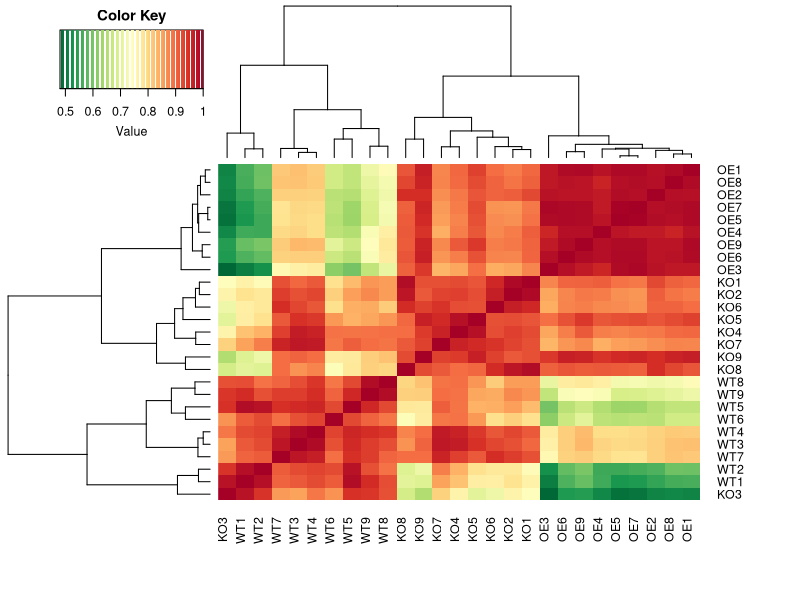

The R script that drew this image: (Note: this script raises an error after producing the figure.)
# 运行前，请在Rstudio中菜单栏选择“Session - Set work directory -- Choose directory”，弹窗选择之前分析目录中的result文件夹

# # 安装相关软件包，如果末安装改为TRUE运行即可安装
# if (FALSE){
#   source("https://bioconductor.org/biocLite.R")
#   biocLite(c("ggplot2","vegan"))
# }
# 
# # 加载相关软件包
# library("ggplot2")
# library("vegan")

# 读入实验设计
design = read.table("design.txt", header=T, row.names= 1, sep="\t") 

# 读取OTU表
otu_table = read.delim("otu_table.txt", row.names= 1,  header=T, sep="\t")

# 过滤数据并排序
idx = rownames(design) %in% colnames(otu_table) 
sub_design = design[idx,]
count = otu_table[, rownames(sub_design)]

# 转换原始数据为百分比
norm = t(t(count)/colSums(count,na=T)) * 100 # normalization to total 100

# 计算所有样品间相关系数
sim=cor(norm,method="pearson")

# 使用热图可视化，并保存为8x8英寸的PDF
library("gplots")
library("RColorBrewer")
png(file=paste("heat_cor_samples.png", sep=""), height = 8, width = 8, units = "in", res = 300)

#pdf(file=paste("heat_cor_samples.pdf", sep=""), height = 8, width = 8)
heatmap.2(sim, Rowv=TRUE, Colv=TRUE, dendrogram='both', trace='none', margins=c(6,6), col=rev(colorRampPalette(brewer.pal(11, "RdYlGn"))(256)),density.info="none") 
dev.off()



# 使用edgeR统计组间差异OTU，以OE vs WT为例

library(edgeR)
# create DGE list
d = DGEList(counts=count, group=sub_design$genotype)
d = calcNormFactors(d)

# 生成实验设计矩阵
design.mat = model.matrix(~ 0 + d$samples$group)
colnames(design.mat)=levels(design$genotype)
d2 = estimateGLMCommonDisp(d, design.mat)
d2 = estimateGLMTagwiseDisp(d2, design.mat)
fit = glmFit(d2, design.mat)

# # function DA edgeR
# sampleA = "OE"
# sampleB = "WT"
# #	design2 = subset(sub_design, genotype %in% c(sampleA,sampleB))
# print(paste("Start DA OTU", sampleA, sampleB, ":",sep=" "))
# SampAvsB=paste(sampleA,"-", sampleB, sep="")
# print(SampAvsB)
# 设置比较组
BvsA <- makeContrasts(contrasts = "OE-WT", levels=design.mat)
# 组间比较,统计Fold change, Pvalue
lrt = glmLRT(fit,contrast=BvsA)
# FDR检验，控制假阳性率小于5%
de_lrt = decideTestsDGE(lrt, adjust.method="fdr", p.value=0.05)

# 导出计算结果
x=lrt$table
x$sig=de_lrt
OE_enriched = row.names(subset(x,sig==1))
length(OE_enriched)
OE_depleted = row.names(subset(x,sig==-1))
length(OE_depleted)

# 同理计算KO vs WT间的差异OTU
BvsA <- makeContrasts(contrasts = "KO-WT", levels=design.mat)
lrt = glmLRT(fit,contrast=BvsA)
de_lrt = decideTestsDGE(lrt, adjust.method="fdr", p.value=0.05)
x=lrt$table
x$sig=de_lrt
KO_enriched = row.names(subset(x,sig==1))
length(KO_enriched)
KO_depleted = row.names(subset(x,sig==-1))
length(KO_depleted)

# 加载包和颜色方案
library(VennDiagram)
color_v <- c("dodgerblue", "goldenrod1", "darkorange1", "seagreen3", "orchid3")
# 绘制两组比较Venn
p=venn.diagram( x = list(OE_depleted=OE_depleted, KO_depleted=KO_depleted), filename=NULL,fill = color_v[1:2])
grid.draw(p)
dev.off()
# 绘制三组比较Venn
p=venn.diagram( x = list(OE_enriched=OE_enriched, OE_depleted=OE_depleted, KO_depleted=KO_depleted), filename=NULL,fill = color_v[1:3])
grid.draw(p)
dev.off()
# 绘制四组比较Venn
p=venn.diagram( x = list(OE_enriched=OE_enriched, OE_depleted=OE_depleted, KO_enriched=KO_enriched, KO_depleted=KO_depleted), filename=NULL,fill = color_v[1:4])
grid.draw(p)
dev.off()
# 绘制五组比较Venn，并保存PDF
pdf(file="venn5.pdf", onefile=FALSE, paper="special", width=4, height=4, pointsize=8)
p=venn.diagram( x = list(OE_enriched=OE_enriched, OE_depleted=OE_depleted, Fifth=OE_depleted, KO_enriched=KO_enriched, KO_depleted=KO_depleted), filename=NULL,fill = color_v)
grid.draw(p)
dev.off()

## 三元图
# merge group to mean
## 按样品名合并实验组与转置的OTU
mat_t2 = merge(sub_design[c("genotype")], t(norm), by="row.names")[,-1]
## 按实验设计求组平均值
mat_mean = aggregate(mat_t2[,-1], by=mat_t2[1], FUN=mean) # mean 
# 重新转载并去除组名
per3=t(mat_mean[,-1])
colnames(per3) = mat_mean$genotype
per3=as.data.frame(per3[rowSums(per3)>0,]) # remove all 0 OTU
#per3=per3[,tern] # reorder per3 as input
color=c(c_green,c_orange,c_red,c_grey) 


# 两底角相对于顶点显著富集的OTU，分共有和特有，类似维恩图
per3$color=color[4] # set all default # 设置点默认颜色为灰
AvC = KO_enriched
BvC = OE_enriched
C = intersect(row.names(AvC), row.names(BvC))
A = setdiff(AvC, C) 
B = setdiff(BvC, C) 
if (length(A)>0){per3[A,]$color=color[1]} 
if (length(B)>0){per3[B,]$color=color[2]} 
if (length(C)>0){per3[C,]$color=color[3]}
## output pdf and png in 8x8 inches
per3lg=log2(per3[,1:3]*100+1) # 对数变换，差OTU千分比的差距，点大小更均匀
pdf(file=paste("ter_",tern[1],tern[2],tern[3],"venn.pdf", sep=""), height = 8, width = 8)
tern_e(per3lg[,1:3], prop=T, col=per3$color, grid_color="black", labels_color="transparent", pch=19, main="Tenary Plot")
dev.off()


## 热图展示差异OTU
pair_group = subset(sub_design, genotype %in% c("OE", "WT"))
# Sig OTU in two genotype
DE=c(enriched,depleted)
sub_norm = as.matrix(norm[DE, rownames(pair_group)])
#colnames(sub_norm)=gsub("DM","KO",colnames(sub_norm),perl=TRUE) # rename samples ID
pdf(file=paste("heat_otu_OEvsWT_sig.pdf", sep=""), height = 8, width = 8)
# scale in row, dendrogram only in row, not cluster in column
heatmap.2(sub_norm, scale="row", Colv=FALSE, Rowv=FALSE,dendrogram="none", col=rev(colorRampPalette(brewer.pal(11, "RdYlGn"))(256)), cexCol=1,keysize=1,density.info="none",main=NULL,trace="none")
dev.off()


## Manhattan图展示差异OTU和Taxonomy

# 读取taxonomy，并添加各列名称
taxonomy = read.delim("rep_seqs_tax.txt", row.names= 1,header=F, sep="\t")
colnames(taxonomy) = c("kingdom","phylum","class","order","family","genus","species","evalue")

# 标记差异OTU类型
x$level = as.factor(ifelse(x$sig==1, "enriched",ifelse(x$sig==-1, "depleted","nosig")))
x$otu = rownames(x)
# 转换Pvalue为负对数
x$neglogp = -log(x$PValue)

# Taxonomy排序，并筛选OTU表中存在的
library(dplyr)
taxonomy$id=rownames(taxonomy)
taxonomy = arrange(taxonomy, phylum, class, order, family, genus, species)
rownames(taxonomy) = taxonomy$id
idx = rownames(taxonomy) %in% x$otu
tax = taxonomy[idx, ] # subset taxonomy from used OTU

# 手动筛选显著的组
x = x[rownames(tax), ] # reorder according to tax
x$tax = gsub("p__","",tax$phylum,perl=TRUE) 
top_phylum=c("Bacteroidetes","Firmicutes","Planctomycetes","Proteobacteria","Verrucomicrobia")
x[!(x$tax %in% top_phylum),]$tax = "Low Abundance" # no level can get value
# 设置各类的level对应顺序
x$otu = factor(x$otu, levels=x$otu)   # set x order
x$level = factor(x$level, levels=c("enriched","depleted","nosig"))
levels(x$tax)=c(top_phylum,"Low Abundance")
# 调整Y轴范围更美观
x[x$neglogp>15,]$neglogp  = 15

# Manhattan plot
## 添加显著阈值线
FDR = min(x$neglogp[x$level=="depleted"])
library(ggplot2)
p = ggplot(x, aes(x=otu, y=neglogp, color=tax, size=logCPM, shape=level)) +
  geom_point(alpha=.7) + 
  geom_hline(yintercept=FDR, linetype=2, color="lightgrey") +
  scale_shape_manual(values=c(17, 25, 20))+
  scale_size(breaks=c(5, 10, 15)) +
  labs(x="OTU", y="-loge(P)") +
  theme(axis.line.x=element_line(size=.5, colour="black"),legend.key=element_blank(),axis.line.y=element_line(size=.5, colour="black"),panel.background=element_blank(),axis.ticks.x=element_blank(),axis.text.x=element_blank(),legend.position="top")
p
ggsave(file=paste("man_otu.pdf", sep=""), p, width = 10, height = 3, useDingbats=F)
ggsave(file=paste("man_otu.png", sep=""), p, width = 10, height = 3)



theme(panel.background=element_blank(),
      panel.grid=element_blank(),
      
      axis.ticks=element_line(color="black"),
      axis.text=element_text(color="black", size=7),
      legend.position="right",
      legend.background=element_blank(),
      
      legend.text= element_text(size=7),
      text=element_text(family="sans", size=7))

# 绘制火山图
if (max(x$logFC)>4){x[x$logFC>4,]$logFC = 4} # norm x axis
if (min(x$logFC)< -4){x[x$logFC< -4,]$logFC = -4} # norm x axis
x$level = as.factor(ifelse(x$sig==1, "enriched",ifelse(x$sig==-1, "depleted","nosig")))

# Volcanol plot of fold change vs abundance plot
p = ggplot(x, aes(x=logFC, y=logCPM, color=level, size=logCPM, shape=tax)) + geom_point()  + 
  scale_colour_manual(values=c("red","green","grey"))+ xlim(-4, 4)+
  labs(x="log2(fold change)",y="log2(count per million)", title=paste("OE vs WT", sep=" "))
p
ggsave(file=paste("vol_otu_", sampleA, "vs", sampleB, ".pdf", sep=""), p, width = 8, height = 8)
ggsave(file=paste("vol_otu_", sampleA, "vs", sampleB, ".png", sep=""), p, width = 8, height = 5)
